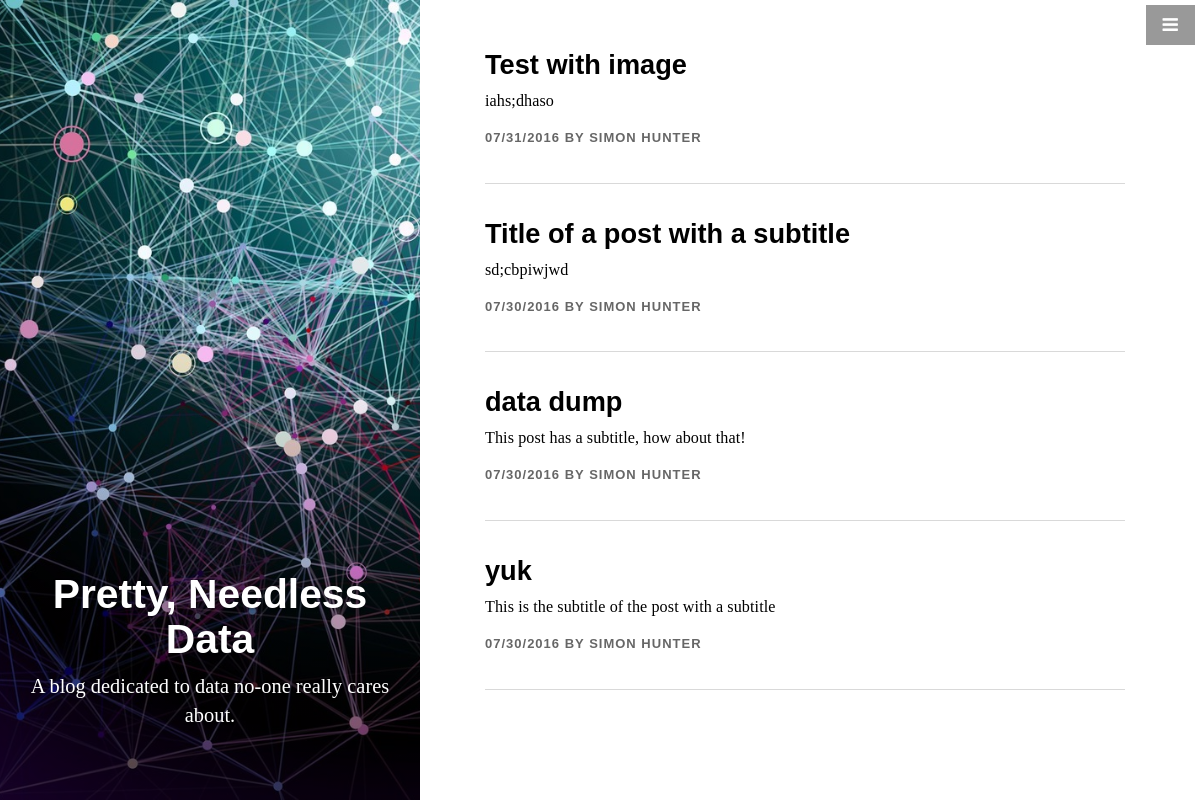
The app's page /data/ with its own data.
### app/models.py (models this page shows, shortened)
class BlogEntry(db.Model):
    __tablename__ = "blog_entry"
    id = db.Column(db.Integer, primary_key=True)
    title = db.Column(db.String(64), index=True)
    subtitle = db.Column(db.String(120), index=True)
    slug = db.Column(db.String(64), index=True, unique=True)
    content = db.Column(db.Text, index=False)
    image_filename = db.Column(db.String(200))
    published = db.Column(db.Boolean, index=True)
    timestamp = db.Column(db.DateTime, default=datetime.datetime.now, index=True)

### app/views.py (the view)
def data():
    query = db.session.query(BlogEntry).filter(BlogEntry.published == True).order_by(BlogEntry.timestamp.desc())
    return render_template('data.html', object_list = query)

### app/templates/data.html (shortened to what this page needs)
{% extends "base.html" %}
{% block extra_head %}
<link rel=stylesheet id='genericons-css' type=text/css href="{{ url_for('static', filename='css/genericons.css') }}" />
<link rel=stylesheet id='jetpack_css-css' type=text/css href="{{ url_for('static', filename='css/jetpack.css') }}" />
<link rel=stylesheet id='enlightenment-web-fonts-css' type=text/css href="{{ url_for('static', filename='css/googlefonts.css') }}" />
<link rel=stylesheet id='enlightenment-theme-stylesheet-css' type=text/css href="{{ url_for('static', filename='css/enlightenment-theme.css') }}" />
<link rel='stylesheet' id='fluidbox-css' href='http://demo.onedesigns.com/graceunderpressure/journal/wp-content/themes/graceunderpressure/core/css/fluidbox.css' type='text/css' media='all'/>
{% endblock %}
{% block content %}
<body class="home blog custom-background navbar-position-right header-position-left blog-design-list custom-header custom-header-image" itemscope itemtype="http://schema.org/WebPage">
<div id="page" class="site">
<div class="archive-header page-header page-header">
<div class="page-header-inner"><h1 class="archive-title page-title">
Pretty, Needless Data
</h1>
<div class="archive-description">
<p>A blog dedicated to data no-one really cares about.</p>
</div>
</div></div>
<div id="content" class="site-content">
<main id="primary" class="content-area hfeed">
	{% for entry in object_list %}
    {% if search %}
      {% set entry = entry.entry %}
    {% endif %}
		<article id="post-24" class="post-24 post type-post status-publish format-standard has-post-thumbnail hentry category-travel-advice tag-confessions tag-tips tag-travel" itemscope itemprop="blogPost" itemtype="http://schema.org/BlogPosting">
		<div class="entry">
		<header class="entry-header">
		<h2 class="entry-title" itemprop="headline">
      <a href="{% if entry.published %}{{ url_for('detail', slug=entry.slug) }}{% else %}{{ url_for('edit', slug=entry.slug) }}{% endif %}">
        {{ entry.title }}
      </a>
    </h2>
	</header>
	<div class="entry-summary" itemprop="text">
	<p>{{ entry.subtitle }}</p>
	</div>
	<footer class="entry-meta">
	<span class="entry-date">
	<time class="published updated" datetime="{{ entry.date }}">{{ entry.timestamp.strftime('%m/%d/%Y') }}</time></span>
	by <span class="entry-author">
	<span class="author vcard">
	<a class="url fn n" href="http://simonhunter.co" title="Posts by Simon Hunter" rel="author">
	Simon Hunter</a>
	</span>
	</span>
	</footer>
	</div>
	</article>
  {% else %}
    <p>No entries have been created yet.</p>
  {% endfor %}
</main>
</div>
</div>
{% endblock %}

### app/templates/base.html (shortened to what this page needs)
<!doctype html>
<html>
<head>
  <link rel=stylesheet type=text/css href="{{ url_for('static', filename='css/bootstrap.min.css') }}" />
  <link rel=stylesheet type=text/css href="{{ url_for('static', filename='css/stylish-portfolio.css') }}" />
  <link rel=stylesheet type=text/css href="{{ url_for('static', filename='font-awesome/css/font-awesome.min.css') }}" />
  {% block extra_head %}{% endblock %}
</head>
</html>
{% block content %}{% endblock %}

### app/templates/includes/navbar.html (shortened to what this page needs)
<a id="menu-toggle" href="#" class="btn btn-dark btn-lg toggle"><i class="fa fa-bars"></i></a>

### app/static/css/stylish-portfolio.css (style rules this page uses)
html, body { width: 100%; height: 100%; }
body { font-family: "Source Sans Pro","Helvetica Neue",Helvetica,Arial,sans-serif; }
.btn-dark { border-radius: 0; color: #fff; background-color: rgba(0,0,0,0.4); }
#menu-toggle { z-index: 3; position: fixed; top: 0; right: 0; }
.toggle { margin: 5px 5px 0 0; }

### app/templates/data.html (style rules this page uses)
html { font-size:17px }
h1,h2,h3,h4,h5,h6,.navbar-brand { font-family:Montserrat,sans-serif }
.site-description,.entry-content,.entry-utility,.archive-description,.blog.blog-design-blog .entry-summary,.single .entry-summary,.page .page .entry-summary,.blog.blog-design-list .entry-summary,.archive .entry-summary,.search .entry-summary,.error404 .entry-summary,.entry-content,.more-link,.comment-content,#infscr-loading { font-family:PT Serif,serif }
.custom-background,.custom-background .entry,.custom-background.navbar-position-left.archive .site-content,.custom-background.navbar-position-left.search .site-content,.custom-background.navbar-position-left.error404 .site-content,.custom-background.navbar-position-left.header-position-right.blog.blog-design-list .site-content,.custom-background.navbar-position-left.header-position-right.archive .site-content,.custom-background.navbar-position-left.header-position-right.search .site-content,.custom-background.navbar-position-left.header-position-right.error404 .site-content,.custom-background.navbar-position-left.header-position-right.blog.blog-design-blog .entry,.custom-background.navbar-position-left.header-position-right.single .entry,.custom-background.navbar-position-left.header-position-right.page .page .entry,.custom-background.navbar-position-left.blog.blog-design-blog .entry,.custom-background.navbar-position-left.single .entry,.custom-background.navbar-position-left.page .page .entry { background-color:#ffffff; }
.custom-background.blog.blog-design-list .entry { background-image:none; }

### records on screen
BlogEntry: title "Test with image", subtitle "iahs;dhaso", timestamp "07/31/2016"
BlogEntry: title "Title of a post with a subtitle", subtitle "sd;cbpiwjwd", timestamp "07/30/2016"
BlogEntry: title "data dump", subtitle "This post has a subtitle, how about that!", timestamp "07/30/2016"
BlogEntry: title "yuk", subtitle "This is the subtitle of the post with a subtitle", timestamp "07/30/2016"
